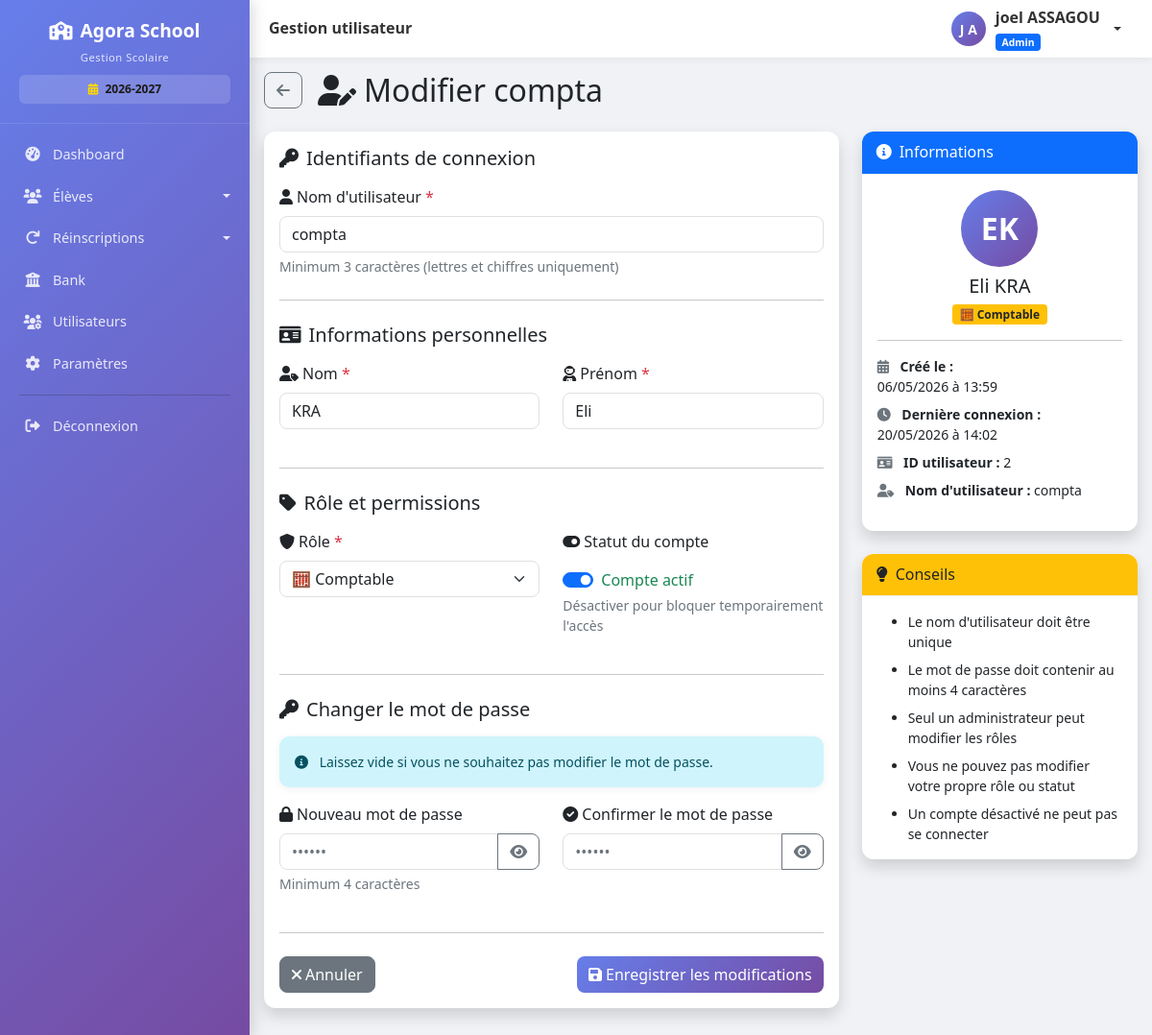
/utilisateurs/2/modifier (signed in), run on an earlier commit of the app's database.
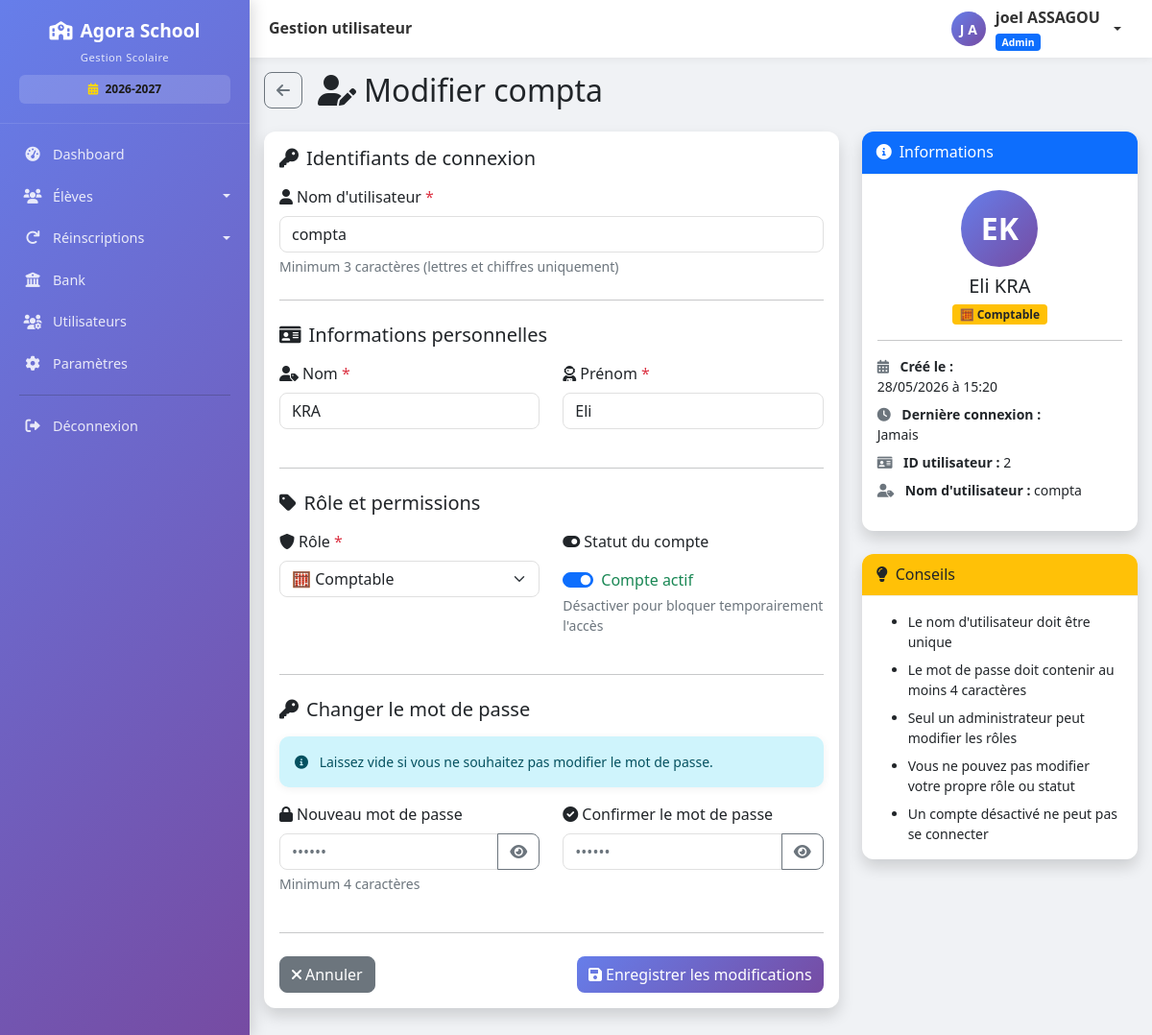
And on a later commit of the database.
### models.py (models this page shows, shortened)
class User(UserMixin, db.Model):
    __tablename__ = 'users'
    id = db.Column(db.Integer, primary_key=True)
    username = db.Column(db.String(80), unique=True, nullable=False, index=True)
    password_hash = db.Column(db.String(200), nullable=False)
    nom = db.Column(db.String(100), nullable=False)
    prenom = db.Column(db.String(100), nullable=False)
    role = db.Column(db.String(20), default='user')  # admin, comptable, user
    actif = db.Column(db.Boolean, default=True)
    created_at = db.Column(db.DateTime, default=datetime.utcnow)
    last_login = db.Column(db.DateTime, nullable=True)
    @property
    def nom_complet(self):
        return f"{self.prenom} {self.nom}"

### routes.py (the view, shortened to what this page needs)
@app.route('/utilisateurs/<int:user_id>/modifier', methods=['GET', 'POST'])
@login_required
@admin_required
def modifier_utilisateur(user_id):
    utilisateur = User.query.get_or_404(user_id)
    utilisateurs_admin_count = User.query.filter_by(role='admin', actif=True).count()
    return render_template('utilisateurs/modifier.html',
                         utilisateur=utilisateur,
                         utilisateurs_admin_count=utilisateurs_admin_count)

### app.py (called while the page is built)
@app.after_request
def close_db_connection(response):
    try:
        db.session.close()
    except:
        pass
    return response

### routes.py (called while the page is built)
@login_manager.user_loader
def load_user(user_id):
    return User.query.get(int(user_id))

def admin_required(f):
    @wraps(f)
    def decorated_function(*args, **kwargs):
        if not current_user.is_authenticated or current_user.role != 'admin':
            flash('Accès réservé aux administrateurs', 'danger')
            return redirect(url_for('liste_eleves'))
        return f(*args, **kwargs)
    return decorated_function

@app.context_processor
def injecter_parametres_ecole():
    try:
        params = Parametre.query.all()
        parametres = {p.cle: p.valeur for p in params}
    except:
        parametres = {}
    defaults = {
        'nom_ecole': 'GS LAUREADES',
        'devise': 'FCFA',
        'annee_scolaire': '2024-2025',
        'adresse_ecole': '',
        'telephone_ecole': '',
        'email_notification': ''
    }
    for key, value in defaults.items():
        if key not in parametres or not parametres[key]:
            parametres[key] = value
    return dict(parametres_ecole=parametres)

### templates/utilisateurs/modifier.html (shortened to what the changed rows need)
{% extends "base.html" %}
{% block content %}
<div class="d-flex align-items-center mb-4">
    <a href="{{ url_for('liste_utilisateurs') }}" class="btn btn-outline-secondary me-3">
        <i class="fas fa-arrow-left"></i>
    </a>
    <h2 class="mb-0"><i class="fas fa-user-edit me-2"></i>Modifier {{ utilisateur.username }}</h2>
</div>
<div class="row">
    <div class="col-lg-8">
        <div class="card shadow">
            <div class="card-body">
                <form method="POST" id="userForm">
                    <div class="mb-3">
                        <label for="username" class="form-label">
                            <i class="fas fa-user me-1"></i>Nom d'utilisateur
                            <span class="text-danger">*</span>
                        </label>
                        <input type="text"
                               class="form-control"
                               id="username"
                               name="username"
                               value="{{ utilisateur.username }}"
                               required
                               minlength="3">
                        <div class="form-text">Minimum 3 caractères (lettres et chiffres uniquement)</div>
                    </div>
                    <div class="row">
                        <div class="col-md-6 mb-3">
                            <label for="nom" class="form-label">
                                <i class="fas fa-user-tag me-1"></i>Nom
                                <span class="text-danger">*</span>
                            </label>
                            <input type="text"
                                   class="form-control"
                                   id="nom"
                                   name="nom"
                                   value="{{ utilisateur.nom }}"
                                   required
                                   minlength="2">
                        </div>
                        <div class="col-md-6 mb-3">
                            <label for="prenom" class="form-label">
                                <i class="fas fa-user-astronaut me-1"></i>Prénom
                                <span class="text-danger">*</span>
                            </label>
                            <input type="text"
                                   class="form-control"
                                   id="prenom"
                                   name="prenom"
                                   value="{{ utilisateur.prenom }}"
                                   required
                                   minlength="2">
                        </div>
                    </div>
                    <div class="row">
                        <div class="col-md-6 mb-3">
                            <label for="role" class="form-label">
                                <i class="fas fa-shield-alt me-1"></i>Rôle
                                <span class="text-danger">*</span>
                            </label>
                            <select class="form-select" id="role" name="role" {% if utilisateur.id == current_user.id %}disabled{% endif %}>
                                <option value="comptable" {% if utilisateur.role == 'comptable' %}selected{% endif %}>
                                    🧮 Comptable
                                </option>
                            </select>
                        </div>
                        <div class="col-md-6 mb-3">
                            <div class="form-check form-switch mt-2">
                                <input class="form-check-input" type="checkbox" id="actif" name="actif"
                                       {% if utilisateur.actif %}checked{% endif %}
                                       {% if utilisateur.id == current_user.id %}disabled{% endif %}>
                                <label class="form-check-label" for="actif">
                                    <span id="statutLabel" class="{% if utilisateur.actif %}text-success{% else %}text-danger{% endif %}">
                                    </span>
                                </label>
                            </div>
                        </div>
                    </div>
                </form>
            </div>
        </div>
    </div>
    <div class="col-lg-4">
        <div class="card shadow mb-4">
            <div class="card-body">
                <div class="text-center mb-3">
                    <div class="avatar-lg mx-auto mb-2">
                        <span class="avatar-initials">{{ utilisateur.prenom[0] }}{{ utilisateur.nom[0] }}</span>
                    </div>
                    <h5 class="mb-1">{{ utilisateur.nom_complet }}</h5>
                    <span class="badge {% if utilisateur.role == 'admin' %}bg-danger{% elif utilisateur.role == 'comptable' %}bg-warning text-dark{% else %}bg-info{% endif %}">
                        {% if utilisateur.role == 'admin' %}👑 Administrateur
                        {% elif utilisateur.role == 'comptable' %}🧮 Comptable
                        {% else %}👤 Opérateur{% endif %}
                    </span>
                </div>
                <ul class="list-unstyled small">
                    <li class="mb-2">
                        <i class="fas fa-calendar-alt me-2 text-muted"></i>
                        <strong>Créé le :</strong><br>
                        {{ utilisateur.created_at.strftime('%d/%m/%Y à %H:%M') if utilisateur.created_at else 'N/A' }}
                    </li>
                    <li class="mb-2">
                        <i class="fas fa-clock me-2 text-muted"></i>
                        <strong>Dernière connexion :</strong><br>
                        {{ utilisateur.last_login.strftime('%d/%m/%Y à %H:%M') if utilisateur.last_login else 'Jamais' }}
                    </li>
                    <li class="mb-2">
                        <i class="fas fa-id-card me-2 text-muted"></i>
                        <strong>ID utilisateur :</strong> {{ utilisateur.id }}
                    </li>
                    <li>
                        <i class="fas fa-user-tag me-2 text-muted"></i>
                        <strong>Nom d'utilisateur :</strong> {{ utilisateur.username }}
                    </li>
                </ul>
            </div>
        </div>
    </div>
</div>
{% endblock %}

What changed in the data, as far as the page shows it:
changed User "compta": created_at "06/05/2026 à 13:59" → "28/05/2026 à 15:20"; last_login "20/05/2026 à 14:02" → "Jamais"
